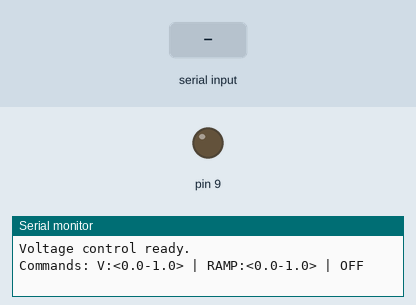
Bench run of a sketch on a simulated Arduino Uno, built with avr-gcc and run on an emulated ATmega328P. On the bench: output pins drawn as LEDs (lit = HIGH), the last lines printed to the serial monitor. Inputs (shaded band) come from the test bench.

Above: at 1.2 s.
1.3 s: "RAMP:90\n" received over Serial
At 3.9 s:
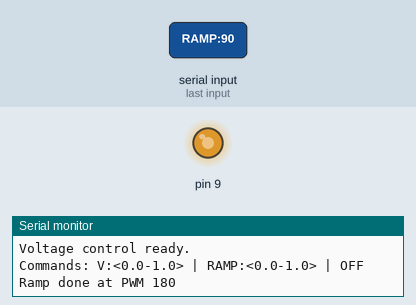
4.3 s: "V:\n" received over Serial
At 4.9 s:
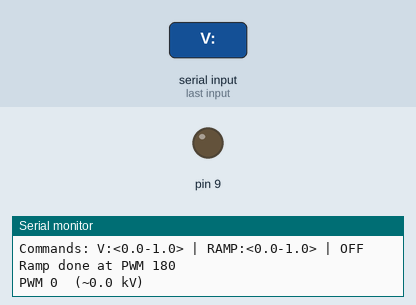
5.8 s: "V:90\n" received over Serial
At 6.1 s:
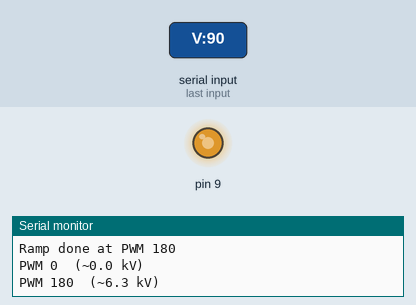
7.3 s: "V:,45\n" received over Serial
At 8.5 s:
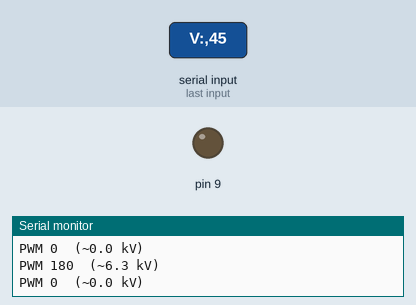
Timing chart, 0 to 9.8 s (numbered marks = the images above; inputs shaded):
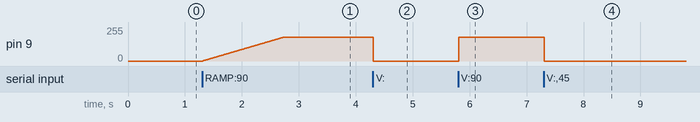

The sketch:

swarm_voltage_control.ino
```cpp
/*
 * swarm_voltage_control.ino
 * SWARM Crab Robot
 * HV amplifier voltage control via PWM and RC filter.
 *
 * The Arduino does not have a built-in DAC on most boards, so a PWM
 * output is smoothed by an external RC low-pass filter to produce an
 * analog control voltage for the EMCO G-series HV amplifier.
 *
 * RC filter:
 *   R = 10 kOhm, C = 10 uF
 *   Time constant tau = R * C = 100 ms
 *   Cutoff frequency  = 1 / (2 * pi * tau) = approximately 1.6 Hz
 *   Settling time for full-scale step: approximately 500 ms
 *
 * EMCO G-series transfer:
 *   Input 0-5V maps to output 0-9 kV
 *   Gain approximately 1800 V/V
 *
 * SES joint force follows the Maxwell stress equation:
 *   F = (e0 * er * A * V^2) / (2 * d^2)
 * Force scales with V squared, so joint bend angle is nonlinear
 * with respect to voltage. Refer to the angle-voltage curves in
 * the project documentation to calibrate for a specific joint geometry.
 *
 * Requires: config.h
 */

#include "../config.h"

void setup() {
  Serial.begin(SERIAL_BAUD);
  pinMode(HV_CONTROL_PIN, OUTPUT);
  analogWrite(HV_CONTROL_PIN, 0);
  Serial.println("Voltage control ready.");
  Serial.println("Commands: V:<0.0-1.0> | RAMP:<0.0-1.0> | OFF");
}

void loop() {
  if (!Serial.available()) return;
  String cmd = Serial.readStringUntil('\n');
  cmd.trim();

  if (cmd.startsWith("V:")) {
    float frac = constrain(cmd.substring(2).toFloat(), 0.0, 1.0);
    setVoltage(frac);

  } else if (cmd.startsWith("RAMP:")) {
    float frac = constrain(cmd.substring(5).toFloat(), 0.0, 1.0);
    rampVoltage(frac, 8);  // 8 ms per PWM step

  } else if (cmd == "OFF") {
    setVoltage(0.0);
    Serial.println("HV off.");

  } else if (cmd.length() > 0) {
    Serial.println("Commands: V:<0.0-1.0> | RAMP:<0.0-1.0> | OFF");
  }
}

/*
 * setVoltage(fraction)
 * Sets the EMCO output as a fraction of the development ceiling.
 * Swap HV_DEV_MAX_PWM for HV_MAX_PWM when ready for full 9 kV operation.
 */
void setVoltage(float fraction) {
  int pwm = (int)(fraction * HV_DEV_MAX_PWM);
  analogWrite(HV_CONTROL_PIN, pwm);
  float kv = fraction * 6.3;
  Serial.print("PWM "); Serial.print(pwm);
  Serial.print("  (~"); Serial.print(kv, 1); Serial.println(" kV)");
}

/*
 * rampVoltage(targetFraction, stepMs)
 * Smoothly increases voltage to the target level.
 * Avoids sudden steps that stress the dielectric film.
 * Recommended for first-time joint testing on a new build.
 */
void rampVoltage(float targetFraction, int stepMs) {
  int targetPWM  = (int)(constrain(targetFraction, 0.0, 1.0) * HV_DEV_MAX_PWM);
  int currentPWM = 0;
  while (currentPWM < targetPWM) {
    currentPWM++;
    analogWrite(HV_CONTROL_PIN, currentPWM);
    delay(stepMs);
  }
  Serial.print("Ramp done at PWM "); Serial.println(targetPWM);
}
```

joint_addressing.ino
```cpp
//  joint_addressing.ino - Joint Pin Map & Index Helpers
//  SWARM Crab Robot, SES Electrohydraulic Joint System
//
//  Maps (leg, joint) tuples to Arduino pin indices.
//  All 16 OC100HG optocoupler channels are registered here.
//  Include this file alongside gait_state_machine.ino.

#include "../config.h"

// Returns flat pin index for a given leg + joint
//
//  leg   : 0–7  (clockwise from front-left)
//  joint : HIP (0) or KNEE (1)
//
//  Example:
//    jointIndex(3, KNEE) → pin index 7 → JOINT_PINS[7] = 9
//
int jointIndex(int leg, int joint) {
  return (leg * JOINTS_PER_LEG) + joint;
}

// Initialise all joint pins as outputs, default LOW (HV off)
void initJoints() {
  for (int j = 0; j < NUM_JOINTS; j++) {
    pinMode(JOINT_PINS[j], OUTPUT);
    digitalWrite(JOINT_PINS[j], LOW);
  }
}

// Set a single joint HIGH (HV on) or LOW (HV off)
void setJoint(int leg, int joint, bool state) {
  digitalWrite(JOINT_PINS[jointIndex(leg, joint)], state ? HIGH : LOW);
}

// Cut all joints immediately — emergency stop
//  Call this before any maintenance or if a fault is detected.
//  NOTE: bleed resistors still take ~31 ms to fully discharge.
void stopAll() {
  for (int j = 0; j < NUM_JOINTS; j++) {
    digitalWrite(JOINT_PINS[j], LOW);
  }
}
```

Measured:
- after the input at 1.3 s, pin 9: moves from 0/255 to 180/255 over 1.4 s, starting at once
- after the input at 4.3 s, pin 9: 180/255 → 0/255 at once
- after the input at 5.8 s, pin 9: 0/255 → 180/255 at once
- after the input at 7.3 s, pin 9: 180/255 → 0/255 at once
